Frame 1 (no input): blank canvas, image omitted
Frame 60 (the mouse pressed at the canvas centre just before this capture): blank canvas, image omitted
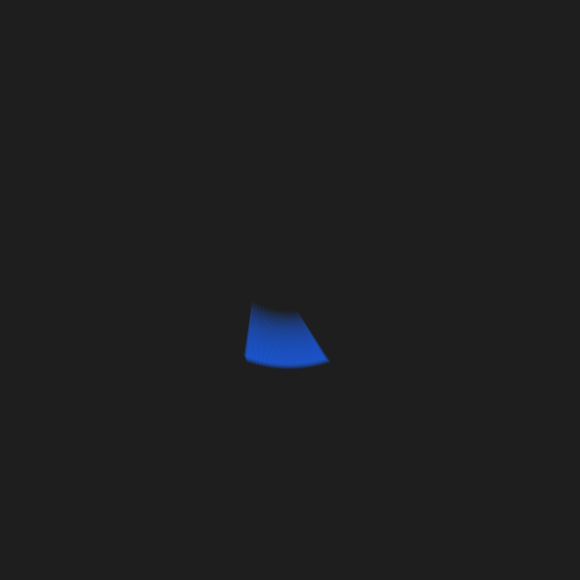
Frame 120 (the mouse held since frame 60 and released just before this capture)

The Processing sketch whose frames 1 and 60 were blank and that drew this single picture after the mouse press (run headless with seeded random() and noise(); from frame 60 on, the mouse is pressed at the canvas centre):

// Processing sketch: processing_153468
// ── processing_153468.pde

void setup()
{
size( 580,580 );
background( 30);

}
void draw()
{
translate(mouseX-1,mouseY-50);
rotate(frameCount/90.2);
if (mousePressed) {
  fill(25,100,280,100);
  noStroke();
arc(50,50,190,50,0.9,1);
}
}
void keyReleased()
{
if (key=='c' || key=='C') {
background(0);
}
}
